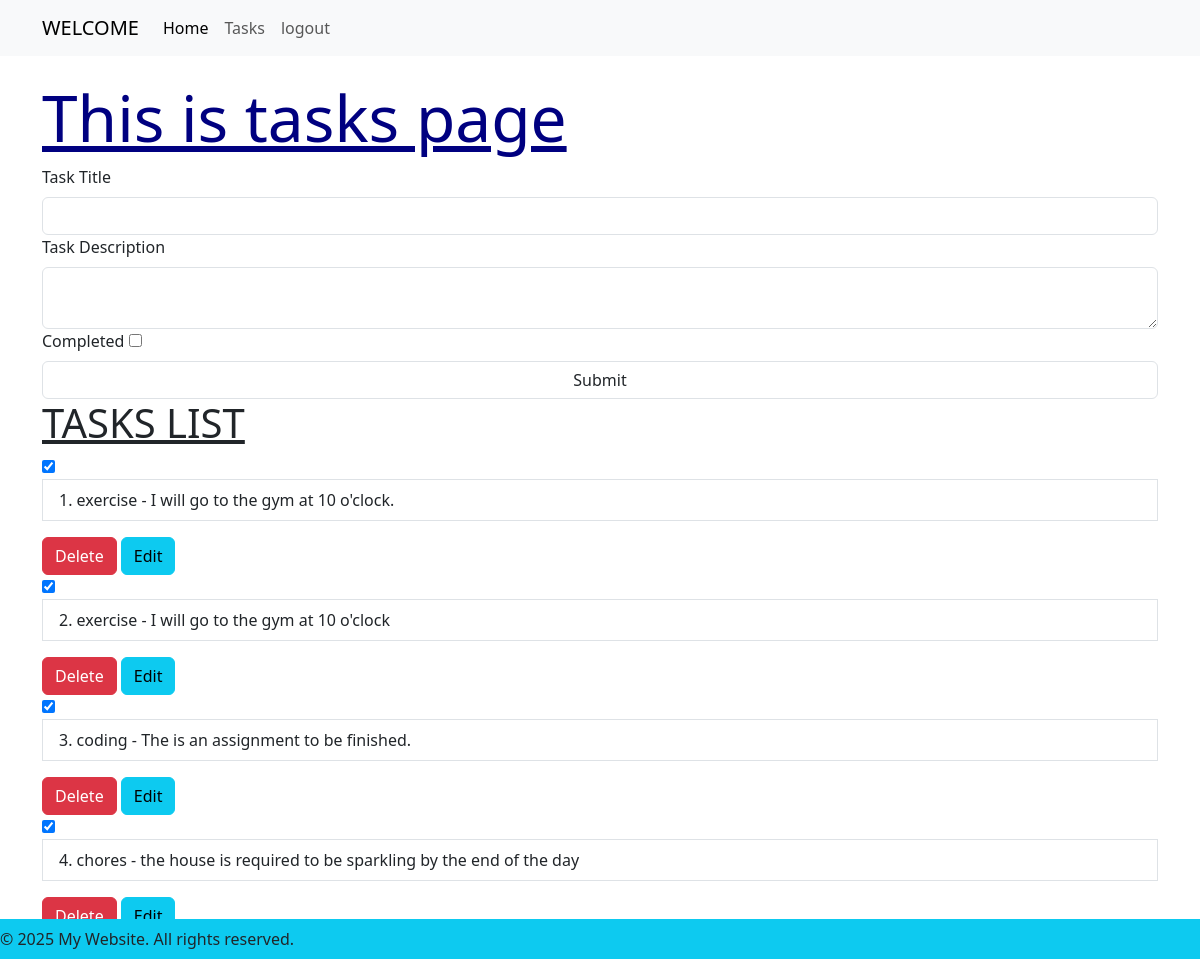
The page /tasks (signed in) on the database its author committed.
### app/models.py (models this page shows, shortened)
class Task(db.Model):
    id = db.Column(db.Integer, primary_key=True)
    description = db.Column(db.Text, nullable=False)
    title = db.Column(db.String(20), nullable=False)
    completed = db.Column(db.Boolean, default=False)
    user_id = db.Column(db.Integer, db.ForeignKey('user.id'), nullable=False)

### app/routes.py (the view, shortened to what this page needs)
@app.route('/tasks',methods=['GET','POST'])
@login_required
def tasks():
    form = Taskform()
    tasks = Task.query.filter_by(user_id=current_user.id).all()
    return render_template('tasks.html', title='Tasks',form=form,tasks=tasks)

### app/forms.py
class Taskform(FlaskForm):
    title = StringField('Task Title', validators=[DataRequired()])
    description = TextAreaField('Task Description', validators=[DataRequired()])
    completed = BooleanField('Completed')
    submit = SubmitField('Submit')

### app/models.py (called while the page is built)
@login_manager.user_loader
def load_user(user_id):
    return User.query.get(user_id)

### app/templates/tasks.html (shortened to what this page needs)
{% extends "base.html" %}
{% block content %}
<h1 style="color: navy;font-size: 4em;text-decoration: underline;">{% if edit_mode %} Edit Task {% else %}This is tasks page {% endif %}</h1>
<form action="{% if edit_mode %} {{ url_for('edit_task', task_id=request.view_args.task_id) }}{% else %} {{ url_for('tasks') }} {% endif %}" method="post">
    {{ form.title.label(class="form-label") }}
    {{ form.title(size=20, class_="form-control w-100") }}
    {{ form.description.label(class="form-label") }}
    {{ form.description(class_="form-control w-100") }}
    {{ form.completed.label(class="form-label")}}
    {{ form.completed }}
    {{ form.submit(class_="btn-primary form-control w-100") }}
</form>
<h1  style="text-decoration: underline; ">TASKS LIST</h1>
<div  class="list-group">
    {% for task in tasks|reverse %}
    <form action="{{ url_for('toggle_task', task_id=task.id) }}" method="post" style="display: inline-block;">
    <input type="checkbox"
    {% if task.completed %} checked
    {% endif %}
    onchange="this.form.submit()"
id="tasks-{{ task.id }}">
</form>
<p class="list-group-item">{{ loop.index }}. {{ task.title }}  -  {{ task.description }}</p>
<form action="{{ url_for('delete_task', task_id=task.id) }}" method="post" onsubmit="return confirm('Are you sure you want to delete this task?');">
    <button type="submit" class="btn btn-danger btn-xx-lg">Delete</button>
    <a href="{{ url_for('edit_task', task_id=task.id) }}" class="btn btn-info btn-xx-lg">Edit</a>
</form>
    {% endfor %}
</div>
{% endblock %}

### rows shown on the page
Task: completed "☑", title "exercise", description "I will go to the gym at 10 o'clock."
Task: completed "☑", title "exercise", description "I will go to the gym at 10 o'clock"
Task: completed "☑", title "coding", description "The is an assignment to be finished."
Task: completed "☑", title "chores", description "the house is required to be sparkling by the end of the day"
